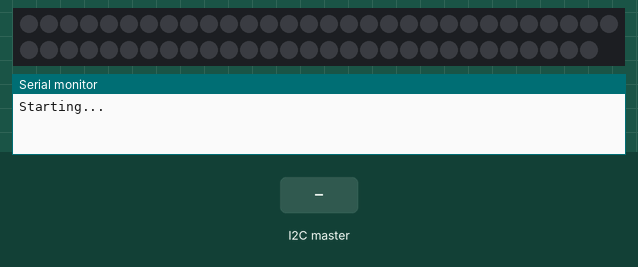
A sketch run on a simulated Arduino Uno, built with avr-gcc and run on an emulated ATmega328P. Shown: 59 RGB LEDs in strip order, left to right, continuing on the next row, the last lines printed to the serial monitor. The inputs (shaded band) are chosen by the test bench. Dim RGB values are drawn brighter than linear.

Above: at 1.2 s.
1.3 s: the I2C master sends "c"
At 1.43 s:
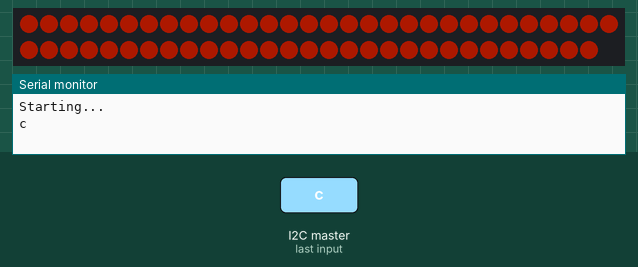
4.3 s: the I2C master sends "h"
At 4.47 s:
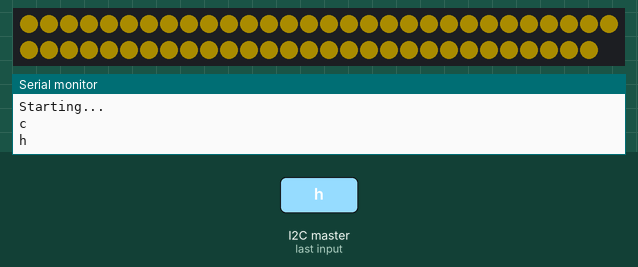
7.3 s: the I2C master sends "f"
At 8.1 s:
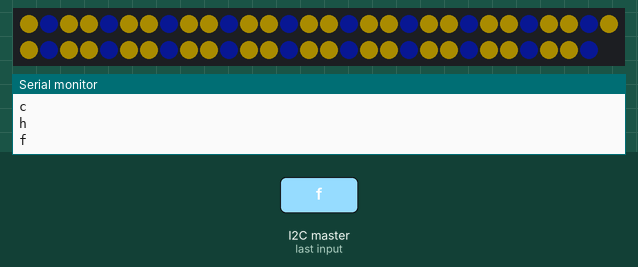
9.0 s: the I2C master sends "r"
At 10.2 s:
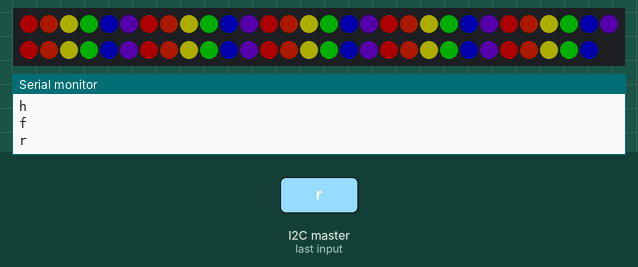
10.5 s: the I2C master sends "a"
At 11.1 s:
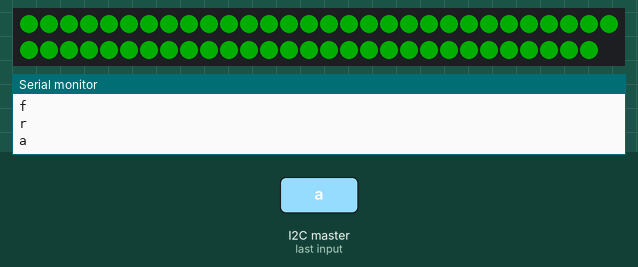
12.0 s: the I2C master sends "x"
At 13.1 s:
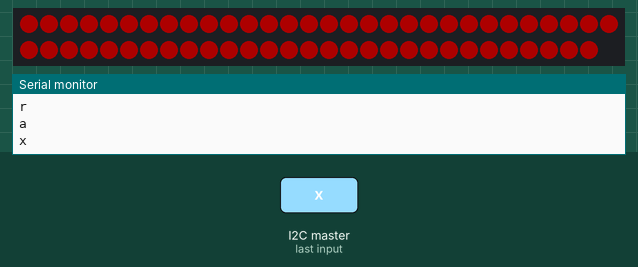
Timing chart, 0 to 14.5 s (numbered marks = the images above; inputs shaded):
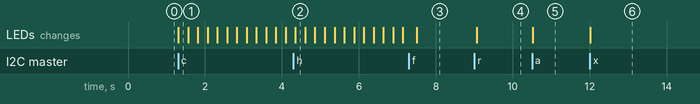

The sketch:

ActualLightsCode.ino
```cpp
#include <Adafruit_NeoPixel.h>
#include <Wire.h>

#define PIN 3
int numOfPixels = 59;

uint32_t BLUE1;
uint32_t BLUE2;
uint32_t BLUE3;

// Parameter 1 = number of pixels in strip
// Parameter 2 = pin number (most are valid)
// Parameter 3 = pixel type flags, add together as needed:
//   NEO_KHZ800  800 KHz bitstream (most NeoPixel products w/WS2812 LEDs)
//   NEO_KHZ400  400 KHz (classic 'v1' (not v2) FLORA pixels, WS2811 drivers)
//   NEO_GRB     Pixels are wired for GRB bitstream (most NeoPixel products)
//   NEO_RGB     Pixels are wired for RGB bitstream (v1 FLORA pixels, not v2)
Adafruit_NeoPixel strip = Adafruit_NeoPixel(numOfPixels, PIN, NEO_GRB + NEO_KHZ800);
char message;
int frame = 0;


void setup()
{
  BLUE1 = strip.Color(0,0,255);
  turnOff();//turns lights off
  Wire.begin(7); //change to 7
  Wire.onReceive(readRoborioMessage); //is essentially a definition, calls the handler to be run when the roboRIO sends a message
  Serial.begin(9600);
  strip.begin();
  strip.setBrightness(50);
  strip.show(); // Initialize all pixels to 'off'
  Serial.println("Starting...");
  strip.setPixelColor(1, BLUE1);
}

void readRoborioMessage()
{
  //used for communication between roborio and arduino
  if (0 < Wire.available()) {
    message = Wire.read();
  }
  Serial.println(message);
  //go to Tools --> Serial Monitor or press Ctrl+Shift+M
}

void loop()
{
  //when the roborio sends a message from an input,
  //it will initiate the correct if statement

  if (message == 'c') //cargo orange flashing to signal we are ready to load cargo; happens when gate open
  {
    turnRGBFlash(255, 40, 0, 'c');
  }

  if (message == 'h') //button5 - hatch panel yellow flashing
  {
    turnRGBFlash(229, 187, 0,'h'); //hatch panel yellow
  }

  if (message == 'f') //button7 - default enforcers
  {
    turnEnforcers();
  }

  if (message == 'a') //button10 - align green light
  {
    turnRGBSolid(0,255,0,'a');
  }

  if (message == 'x') //turn red to signal that we can't align
  {
    turnRGBSolid(255,0,0,'x');
  }

  if (message == 'o') //button 6 - turn solid orange to signal that we are getting cargo
  {
    turnRGBSolid(255, 40, 0, 'o');
  }

  if (message == 'r') //button8 - rainbow colors
  {
    turnRainbow();
  }

  if (message == 'n') //button9 - off
  {
    turnOff();
  }

  if (message == 'd') //alliance color - blue
  {
    turnChaseBlue();
  }

  if(message == 's')//alliance color - red
  {
    turnChaseRed();
  }
  frame++;
}


void turnOff()
{
  for (int i = 0; i <= numOfPixels; i++) {
    strip.setPixelColor(i, 0, 0, 0);
  }
  strip.show();
}

void turnRGBSolid(int R, int G, int B, char sent)
{
  if(message != sent)
  {
    return;
  }
  int i = 0;
  int numbers[3];
  numbers[3] = new int[3];
  numbers[0] = R;
  numbers[1] = G;
  numbers[2] = B;
  for(int i = 0; i <= numOfPixels; i++)
    {
      strip.setPixelColor(i,R,G,B);
    }
  strip.show();
}

void turnRGBFlash(int R, int G, int B, char sent)
{
    if(message != sent)
    {
      return;
    }
    int i = 0;
    int numbers[3];
    numbers[3] = new int[3];
    numbers[0] = R;
    numbers[1] = G;
    numbers[2] = B;
    for(int i = 0; i <= numOfPixels; i++)
      {
        strip.setPixelColor(i,R,G,B);
      }
    strip.show();
    delay(250);
    turnOff();
    delay(250);
}

void turnEnforcersPlain()
{
  for(int i = 0; i <= numOfPixels; i = i+2)
  {
    strip.setPixelColor(i, 229, 187, 0);
    strip.setPixelColor(i+1, 7, 16, 99);
  }
  strip.show();
}

void turnEnforcers()
{
  for (int i = numOfPixels; i >= 0; i--){
    if (frame % 2 == 0){
      if (i % 3 == 0){
        strip.setPixelColor(i,229, 187, 0);
      }
      if (i % 3 == 1) {
        strip.setPixelColor(i,7, 16, 99);
      }
      if ( i % 3 == 2){
        strip.setPixelColor(i,229, 187, 0);
      }
    } else if (frame % 2 == 1) {
      if (i % 3 == 0){
        strip.setPixelColor(i,7, 16, 99);
      }
      if (i % 3 == 1) {
        strip.setPixelColor(i,229, 187, 0);
      }
      if ( i % 3 == 2){
        strip.setPixelColor(i,7, 16, 99);
      }
    }
  }
    strip.show();
    delay(100);
}

void turnRainbowPlain()
{
  for(int i = 0; i <= numOfPixels; i = i+6) {
      strip.setPixelColor(i, 255, 0, 0);
      strip.setPixelColor(i+1, 255, 40, 0);
      strip.setPixelColor(i+2, 255, 255, 0);
      strip.setPixelColor(i+3, 0, 255, 0);
      strip.setPixelColor(i+4, 0, 0, 255);
      strip.setPixelColor(i+5, 128, 0, 255);
  }
  strip.show();
}

void turnRainbow()
{
  for (int i = numOfPixels; i >= 0; i--){
    if (frame % 2 == 0){
      if (i % 6 == 0){
        strip.setPixelColor(i,255, 0, 0);
      }
      if (i % 6 == 1) {
        strip.setPixelColor(i,255,40,0);
      }
      if (i % 6 == 2){
        strip.setPixelColor(i,255, 255, 0);
      }
      if (i % 6 == 3){
        strip.setPixelColor(i,0,255, 0);
      }
      if (i % 6 == 4){
        strip.setPixelColor(i,0,0,255);
      }
      if (i % 6 == 5){
        strip.setPixelColor(i,128,0,255);
      }
    } else if (frame % 2 == 1) {
      if (i % 6 == 1){
        strip.setPixelColor(i,255, 0, 0);
      }
      if (i % 6 == 2) {
        strip.setPixelColor(i,255,40,0);
      }
      if (i % 6 == 3){
        strip.setPixelColor(i,255, 255, 0);
      }
      if (i % 6 == 4){
        strip.setPixelColor(i,0,255, 0);
      }
      if (i % 6 == 5){
        strip.setPixelColor(i,0,0,255);
      }
      if (i % 6 == 0){
        strip.setPixelColor(i,128,0,255);
      }
    }
  }
    strip.show();
    delay(100);
}

void turnChaseRed()
{
   for (int i = numOfPixels; i >= 0; i--){
    if (frame % 2 == 0){
      if (i % 3 == 0){
        strip.setPixelColor(i,255,0,0);
      }
      if (i % 3 == 1) {
        strip.setPixelColor(i,255,50,0);
      }
      if ( i % 3 == 2){
        strip.setPixelColor(i,178,0,0);
      }
    } else if (frame % 2 == 1) {
      if (i % 3 == 0){
        strip.setPixelColor(i,178,0,0);
      }
      if (i % 3 == 1) {
        strip.setPixelColor(i,255,0,0);
      }
      if ( i % 3 == 2){
        strip.setPixelColor(i,255,50,0);
      }
    }
  }
    strip.show();
    delay(100);
}


void turnChaseBlue()
{
  for (int i = numOfPixels; i >= 0; i--){
    if (frame % 2 == 0){
      if (i % 3 == 0){
        strip.setPixelColor(i,0,0,255);
      }
      if (i % 3 == 1) {
        strip.setPixelColor(i,0,200,255);
      }
      if ( i % 3 == 2){
        strip.setPixelColor(i,0,0,178);
      }
    } else if (frame % 2 == 1) {
      if (i % 3 == 0){
        strip.setPixelColor(i,0,0,178);
      }
      if (i % 3 == 1) {
        strip.setPixelColor(i,0,0,255);
      }
      if ( i % 3 == 2){
        strip.setPixelColor(i,0,200,255);
      }
    }
  }
    strip.show();
    delay(100);
}
```

Measured:
- after the input at 1.3 s, the LEDs: change at once (image 1)
- after the input at 4.3 s, the LEDs: change after 0.05 s (image 2)
- after the input at 7.3 s, the LEDs: change after 0.20 s (image 3)
- after the input at 9.0 s, the LEDs: change after 0.06 s (image 4)
- after the input at 10.5 s, the LEDs: change at once (image 5)
- after the input at 12.0 s, the LEDs: change at once (image 6)
